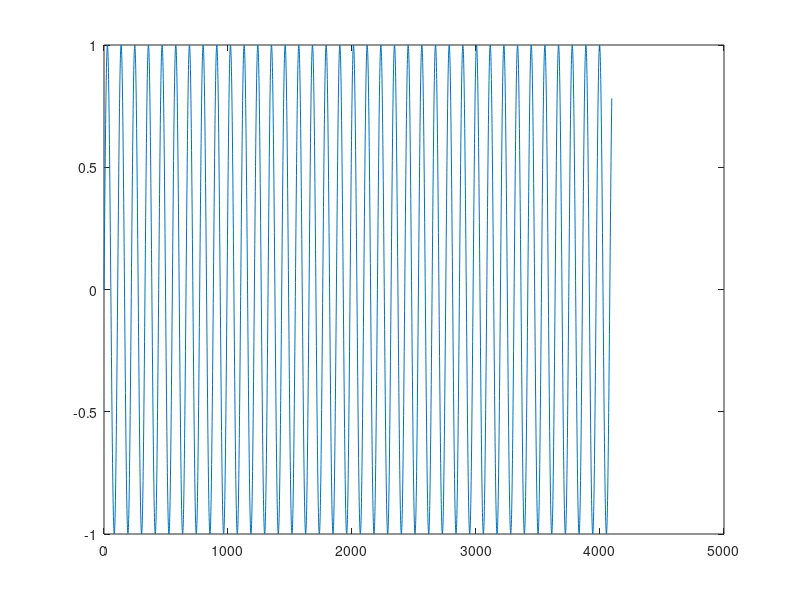

Write MATLAB code to recreate this figure. (Note: this script raises an error after producing the figure.)
% Parameters
f = 400;  % Hz 
m = 12; % length of signal
Fs = 44100; % sampling freq
T = 1 / Fs; % sample rate
L = 2^m;             % Length of signal   
t = (0:L-1)*T;        % Time vector
xg = sin(2*pi*f*t);
% generate sine wave
y = zeros(size(xg)); % used for any imaginary values (not needed)   
plot(Fs*t,xg)

dir = 1;
% call fft converted from C
[xout, y] = FFT(dir, m, xg, y); % Forward transform
% x stores the resulting FFT, to be used to grab max bin amplitude
%
dir = -1; % reverse and generate the og wave
[xr, y] = FFT(dir, m, xout, y); % reverse tranform 
display("Max bin frequency: " + find(abs(xout) == max(abs(xout)))) % find the max bin
display("Bin value: " + max(xout))
% Play the original sound
sound(xg, Fs);

% play the reproduced sound
sound(xr, Fs);

% Plot the magnitude spectrum
figure;
plot(Fs/L*(0:L-1),xout,"LineWidth",3)
title("Complex Magnitude of fft Spectrum")
xlabel("f (Hz)")
ylabel("|fft(dir,m,x,y)|")

% output 400 Hz xg to a file for vitis input data
filePath = 'xinput.h';

% Open the file for writing
fileID = fopen(filePath, 'w');

% Check if the file was opened successfully
if fileID == -1
    error('Could not open the file for writing');
end
last = 2^m;
% write with delims
fprintf(fileID, 'double x[] = {');
fprintf(fileID, '%.4f,\n', xg(1:last-1)); % write all but last
fprintf(fileID, '%.4f', xg(last));  % write last element
fprintf(fileID, '};\n');

fclose(fileID);

disp('Vector successfully written to the file.');
